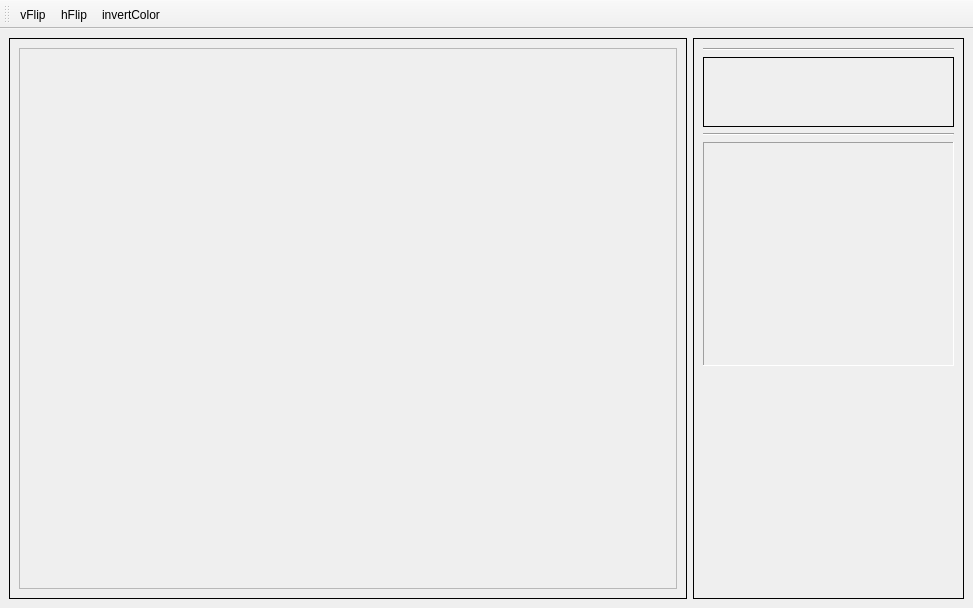
<?xml version="1.0" encoding="UTF-8"?>
<ui version="4.0">
 <class>ImageViewer</class>
 <widget class="QMainWindow" name="ImageViewer">
  <property name="geometry">
   <rect>
    <x>0</x>
    <y>0</y>
    <width>973</width>
    <height>608</height>
   </rect>
  </property>
  <property name="windowTitle">
   <string>MainWindow</string>
  </property>
  <widget class="QWidget" name="centralwidget">
   <layout class="QHBoxLayout" name="horizontalLayout">
    <item>
     <widget class="QFrame" name="mainFrame">
      <property name="sizePolicy">
       <sizepolicy hsizetype="Preferred" vsizetype="Preferred">
        <horstretch>5</horstretch>
        <verstretch>0</verstretch>
       </sizepolicy>
      </property>
      <property name="frameShape">
       <enum>QFrame::Panel</enum>
      </property>
      <property name="frameShadow">
       <enum>QFrame::Plain</enum>
      </property>
      <layout class="QVBoxLayout" name="verticalLayout">
       <item>
        <widget class="QFrame" name="displayFrame">
         <property name="sizePolicy">
          <sizepolicy hsizetype="Expanding" vsizetype="Expanding">
           <horstretch>0</horstretch>
           <verstretch>0</verstretch>
          </sizepolicy>
         </property>
         <property name="frameShape">
          <enum>QFrame::StyledPanel</enum>
         </property>
         <property name="frameShadow">
          <enum>QFrame::Raised</enum>
         </property>
         <layout class="QVBoxLayout" name="verticalLayout_2">
          <property name="spacing">
           <number>0</number>
          </property>
          <property name="leftMargin">
           <number>0</number>
          </property>
          <property name="topMargin">
           <number>0</number>
          </property>
          <property name="rightMargin">
           <number>0</number>
          </property>
          <property name="bottomMargin">
           <number>0</number>
          </property>
          <item>
           <widget class="QVTKWidget" name="qvtkWidget">
            <property name="toolTip">
             <string>press r to reset window &amp; level. press shift + r to reset camera.</string>
            </property>
           </widget>
          </item>
         </layout>
        </widget>
       </item>
      </layout>
     </widget>
    </item>
    <item>
     <widget class="QFrame" name="settingFrame">
      <property name="sizePolicy">
       <sizepolicy hsizetype="Preferred" vsizetype="Preferred">
        <horstretch>2</horstretch>
        <verstretch>0</verstretch>
       </sizepolicy>
      </property>
      <property name="frameShape">
       <enum>QFrame::Panel</enum>
      </property>
      <property name="frameShadow">
       <enum>QFrame::Plain</enum>
      </property>
      <layout class="QVBoxLayout" name="verticalLayout_5">
       <item>
        <layout class="QVBoxLayout" name="verticalLayout_3">
         <property name="sizeConstraint">
          <enum>QLayout::SetFixedSize</enum>
         </property>
        </layout>
       </item>
       <item>
        <widget class="Line" name="line">
         <property name="orientation">
          <enum>Qt::Horizontal</enum>
         </property>
        </widget>
       </item>
       <item>
        <widget class="QFrame" name="thumbnailFrame">
         <property name="minimumSize">
          <size>
           <width>0</width>
           <height>70</height>
          </size>
         </property>
         <property name="maximumSize">
          <size>
           <width>16777215</width>
           <height>150</height>
          </size>
         </property>
         <property name="frameShape">
          <enum>QFrame::Box</enum>
         </property>
         <property name="frameShadow">
          <enum>QFrame::Plain</enum>
         </property>
        </widget>
       </item>
       <item>
        <widget class="Line" name="line_2">
         <property name="orientation">
          <enum>Qt::Horizontal</enum>
         </property>
        </widget>
       </item>
       <item>
        <widget class="QScrollArea" name="scrollArea">
         <property name="frameShape">
          <enum>QFrame::Panel</enum>
         </property>
         <property name="widgetResizable">
          <bool>true</bool>
         </property>
         <widget class="QWidget" name="scrollAreaWidgetContents">
          <property name="geometry">
           <rect>
            <x>0</x>
            <y>0</y>
            <width>257</width>
            <height>226</height>
           </rect>
          </property>
         </widget>
        </widget>
       </item>
       <item>
        <spacer name="verticalSpacer">
         <property name="orientation">
          <enum>Qt::Vertical</enum>
         </property>
         <property name="sizeType">
          <enum>QSizePolicy::Expanding</enum>
         </property>
         <property name="sizeHint" stdset="0">
          <size>
           <width>20</width>
           <height>40</height>
          </size>
         </property>
        </spacer>
       </item>
      </layout>
     </widget>
    </item>
   </layout>
  </widget>
  <widget class="QToolBar" name="toolBar">
   <property name="windowTitle">
    <string>toolBar</string>
   </property>
   <attribute name="toolBarArea">
    <enum>TopToolBarArea</enum>
   </attribute>
   <attribute name="toolBarBreak">
    <bool>false</bool>
   </attribute>
   <addaction name="actionvFlip"/>
   <addaction name="actionhFlip"/>
   <addaction name="actioninvertColor"/>
  </widget>
  <action name="actionvFlip">
   <property name="checkable">
    <bool>true</bool>
   </property>
   <property name="icon">
    <iconset>
     <normalon>:/assets/images/_48_vertical_flip.png</normalon>
    </iconset>
   </property>
   <property name="text">
    <string>vFlip</string>
   </property>
   <property name="toolTip">
    <string>vertical flip</string>
   </property>
  </action>
  <action name="actionhFlip">
   <property name="checkable">
    <bool>true</bool>
   </property>
   <property name="icon">
    <iconset>
     <normalon>:/assets/images/_48_horizontal_flip.png</normalon>
    </iconset>
   </property>
   <property name="text">
    <string>hFlip</string>
   </property>
   <property name="toolTip">
    <string>horizontal flip</string>
   </property>
  </action>
  <action name="actioninvertColor">
   <property name="checkable">
    <bool>true</bool>
   </property>
   <property name="icon">
    <iconset>
     <normalon>:/assets/images/_48_invert_selection.png</normalon>
    </iconset>
   </property>
   <property name="text">
    <string>invertColor</string>
   </property>
   <property name="toolTip">
    <string>invert color</string>
   </property>
  </action>
 </widget>
 <customwidgets>
  <customwidget>
   <class>QVTKWidget</class>
   <extends>QWidget</extends>
   <header>QVTKWidget.h</header>
  </customwidget>
 </customwidgets>
 <resources/>
 <connections/>
</ui>
